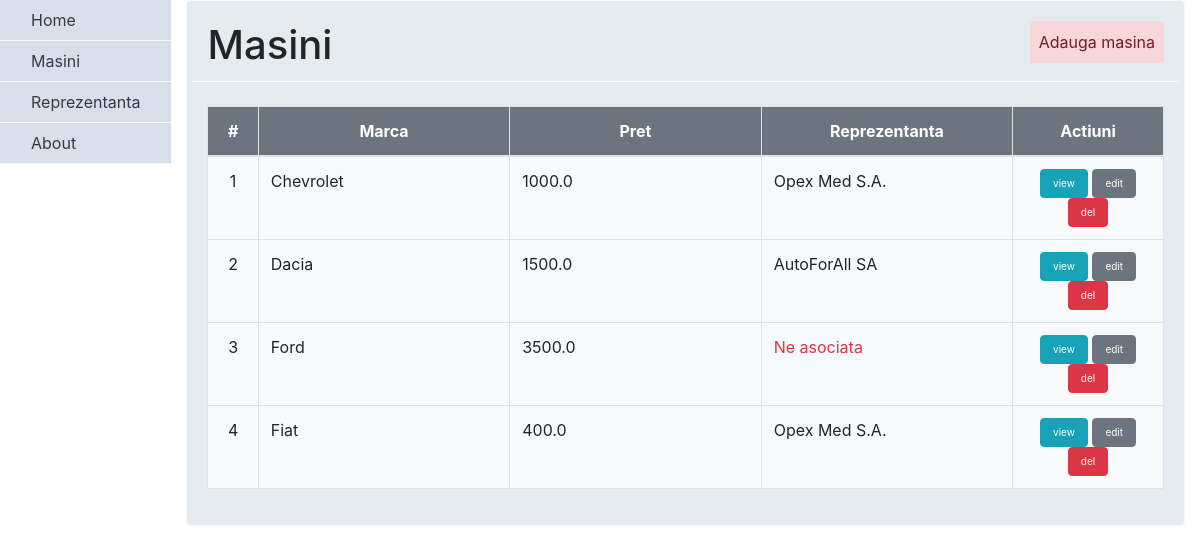
Screenshot of /masini with the database file from the repository.
### masina/models.py (models this page shows, shortened)
class Masini(models.Model):
    marca = models.CharField(max_length=255)
    pret = models.FloatField()
    reprezentanta = models.ForeignKey(Reprezentanta, blank=True, null=True, on_delete=models.SET_NULL)

### reprezentanta/models.py (models this page shows)
class Reprezentanta(models.Model):
    nume = models.CharField(max_length=255)
    localitate = models.CharField(max_length=255)

### masina/views.py (the view)
# urls.py: path('', views.index, name='home'),
def index(request):
    users = {}
    masini = {}
    reprezentante = {}
    if db_table_exists('auth_user'):
        users = User.objects.all()
    if db_table_exists('masina_masini'):
        masini = Masini.objects.all()
    if db_table_exists('reprezentanta_reprezentanta'):
        reprezentante = Reprezentanta.objects.all()
    return render(request, 'masina/masina_index.html', {
        'users': users,
        'masini': masini,
        'reprezentante': reprezentante
    })

### mainApp/helper.py (called while the page is built)
def db_table_exists(table_name):
    return table_name in connection.introspection.table_names()

### templates/masina/masina_index.html
{% block head %}
{% include "head.html" %}
{% endblock %}
<div class="row border-bottom border-light mb-4">
   <div class="col">
      <div class="h1 card-title">Masini</div>
   </div>
   <div class="col text-right">
      {% include "masina/toolbar_masina.html" %}
   </div>
</div>
<div class="table-responsive-sm">
   <table class="table table-bordered bg-light table-hover table-fixed">
      <thead class="bg-secondary text-white">
      <tr>
         <th scope="col" class="text-center">#</th>
         <th scope="col" class="text-center">Marca</th>
         <th scope="col" class="text-center">Pret</th>
         <th scope="col" class="text-center">Reprezentanta</th>
         <th scope="col" class="text-center">Actiuni</th>
      </tr>
      </thead>
      <tbody>
      {% for masina in masini %}
      <tr>
         <td scope="row" width="5%" class="text-center">{{ forloop.counter }}</td>
         <td width="25%">{{ masina.marca }}</td>
         <td width="25%">{{ masina.pret }} </td>
         <td width="25%">
            {% if masina.reprezentanta is not None %}
            {{ masina.reprezentanta.nume }}
            {% else %}
            <p class="text-danger p-0 m-0">Ne asociata</p>
            {% endif %}
         </td>
         <td width="15%" class="text-center">
            <a class="btn btn-info" style="font-size: 10px;" data-toggle="tooltip" data-placement="top" title="view" href="{% url 'masina_show' masina.id %}"> view </a>
            <a class="btn btn-secondary" style="font-size: 10px;" data-toggle="tooltip" data-placement="top" title="edit" href="{% url 'masina_form' masina.id %}"> edit </a>
            <p class="btn btn-danger mb-0" style="font-size: 10px;" data-toggle="tooltip" data-placement="top" title="delete" onclick="confirmRemove('{% url 'masina_delete' masina.id %}')"> del </p>
         </td>
      </tr>
      {% endfor %}
      </tbody>
   </table>
</div>
{% block footer %}
{% include "footer.html" %}
{% endblock %}

### rows the page displays
Masini: marca "Chevrolet", pret "1000.0", reprezentanta.nume "Opex Med S.A."
Masini: marca "Dacia", pret "1500.0", reprezentanta.nume "AutoForAll SA"
Masini: marca "Ford", pret "3500.0", shows "Ne asociata"
Masini: marca "Fiat", pret "400.0", reprezentanta.nume "Opex Med S.A."
